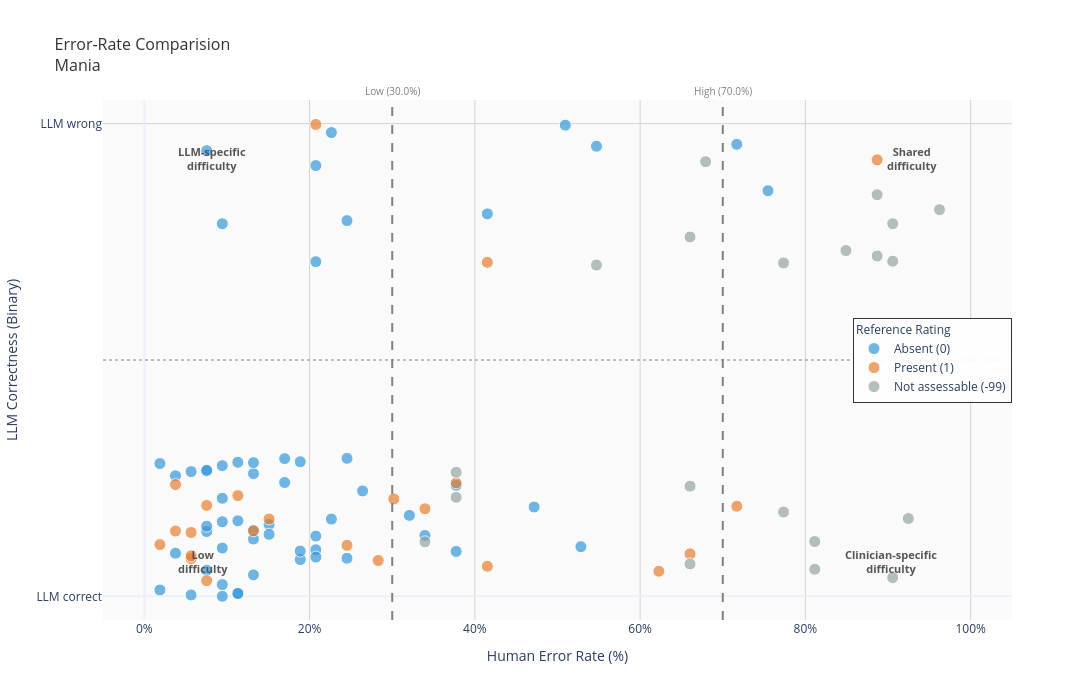
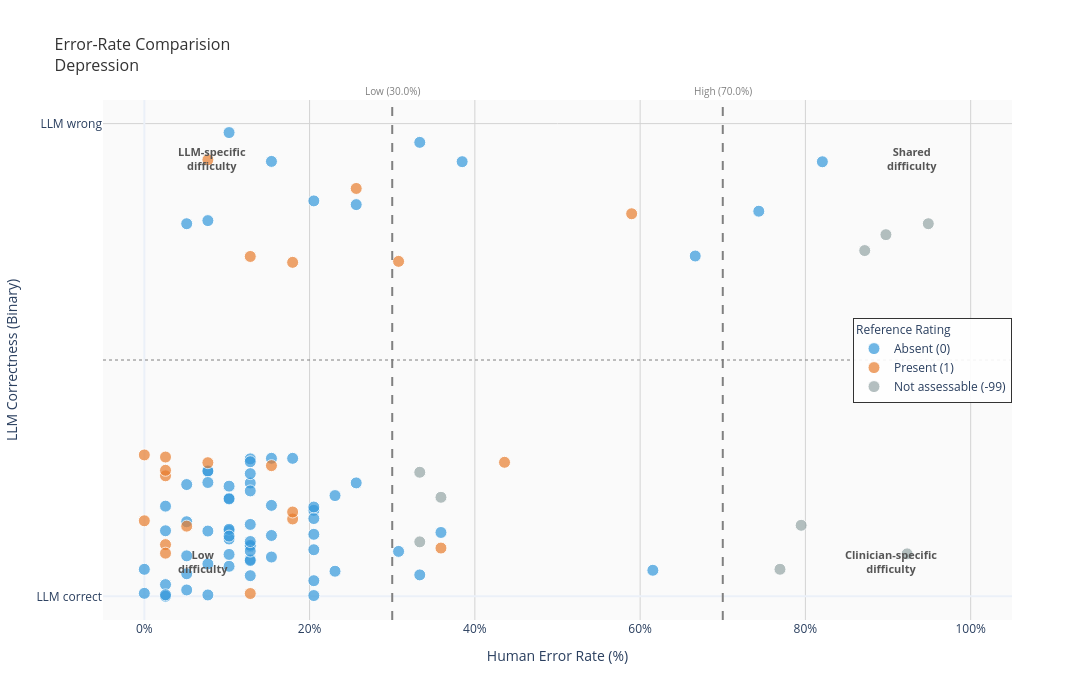
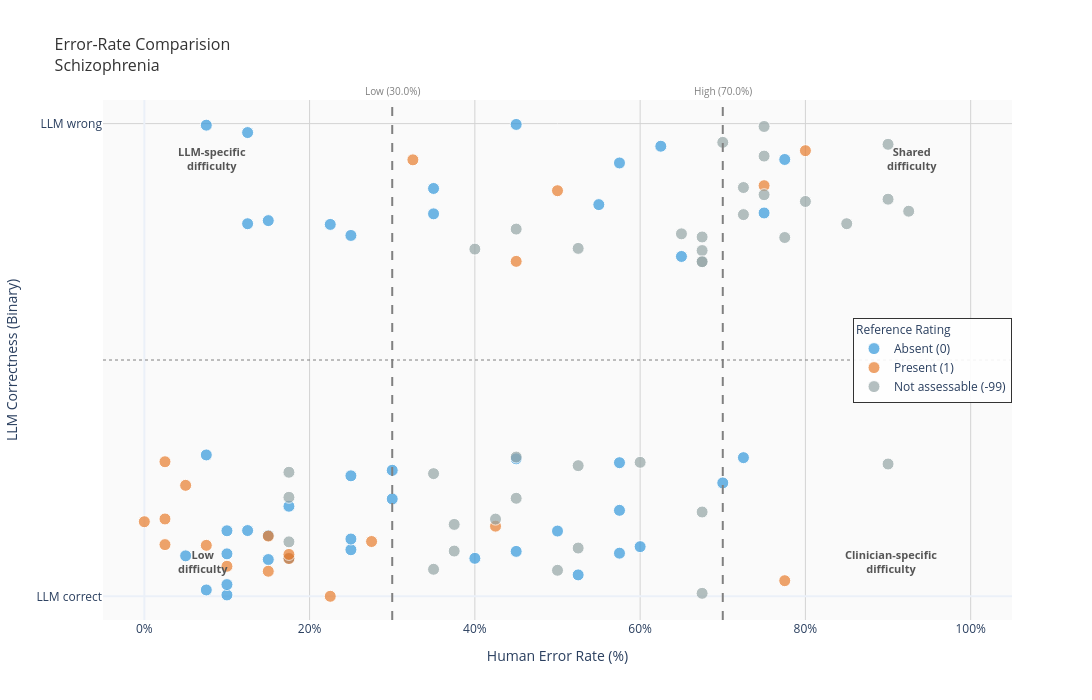

The notebook cell these images were saved under, in order:
### Markdown cell above
Qualitative Comparision for top 70 Percentile

### Code cell
figures, plot_data_dict_selected= helper.create_interactive_error_scatter_with_begruendung(
    master_df=high_performer_data.drop(columns=reduced_cols),
    reference=reference,
    best_ai=best_ai,
    psy_cols=psy_cols,
    video_ids=video_ids_in_ki_master,
    base_title="Error-Rate Comparision",
    prefix = "selection_"
)
